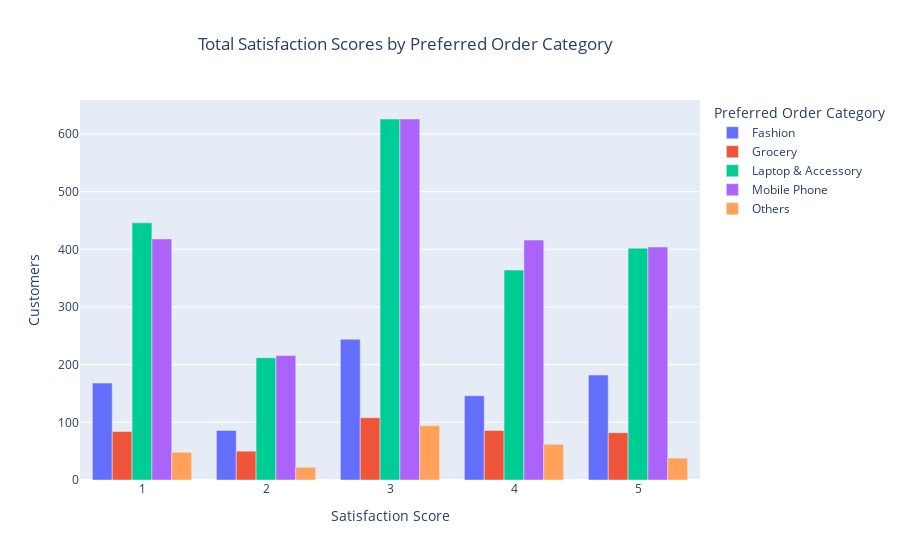

The notebook cell saved with this chart:
### Code cell
# Create a bar plot
fig = px.bar(satisfaction_by_cat,
             x='SatisfactionScore',
             y='Total',
             color='PreferedOrderCat',
             barmode='group',
             labels={'SatisfactionScore': 'Satisfaction Score', 'Total': 'Customers', 'PreferedOrderCat': 'Preferred Order Category'},
             title='Total Satisfaction Scores by Preferred Order Category',
             hover_data={'Percentage': ':.2f'})

# Update layout to add space between bars
fig.update_layout(xaxis=dict(tickmode='linear', dtick=1))
fig.update_layout(title={'x':0.45})

# Show the plot
fig.show()

### Figure 1 — Plotly figure (JSON) as saved in the notebook; plotly's stock layout.template omitted (floating-point values rounded to 4 significant figures)
{"data": [{"alignmentgroup": "True", "customdata": [[20.34], [10.41], [29.54], [17.68], [22.03]], "hovertemplate": "Preferred Order Category=Fashion<br>Satisfaction Score=%{x}<br>Customers=%{y}<br>Percentage=%{customdata[0]:.2f}<extra></extra>", "legendgroup": "Fashion", "marker": {"color": "#636efa", "pattern": {"shape": ""}}, "name": "Fashion", "offsetgroup": "Fashion", "orientation": "v", "showlegend": true, "textposition": "auto", "type": "bar", "x": [1, 2, 3, 4, 5], "xaxis": "x", "y": [168, 86, 244, 146, 182], "yaxis": "y"}, {"alignmentgroup": "True", "customdata": [[20.49], [12.2], [26.34], [20.98], [20]], "hovertemplate": "Preferred Order Category=Grocery<br>Satisfaction Score=%{x}<br>Customers=%{y}<br>Percentage=%{customdata[0]:.2f}<extra></extra>", "legendgroup": "Grocery", "marker": {"color": "#EF553B", "pattern": {"shape": ""}}, "name": "Grocery", "offsetgroup": "Grocery", "orientation": "v", "showlegend": true, "textposition": "auto", "type": "bar", "x": [1, 2, 3, 4, 5], "xaxis": "x", "y": [84, 50, 108, 86, 82], "yaxis": "y"}, {"alignmentgroup": "True", "customdata": [[21.76], [10.34], [30.54], [17.76], [19.61]], "hovertemplate": "Preferred Order Category=Laptop & Accessory<br>Satisfaction Score=%{x}<br>Customers=%{y}<br>Percentage=%{customdata[0]:.2f}<extra></extra>", "legendgroup": "Laptop & Accessory", "marker": {"color": "#00cc96", "pattern": {"shape": ""}}, "name": "Laptop & Accessory", "offsetgroup": "Laptop & Accessory", "orientation": "v", "showlegend": true, "textposition": "auto", "type": "bar", "x": [1, 2, 3, 4, 5], "xaxis": "x", "y": [446, 212, 626, 364, 402], "yaxis": "y"}, {"alignmentgroup": "True", "customdata": [[20.1], [10.38], [30.1], [20], [19.42]], "hovertemplate": "Preferred Order Category=Mobile Phone<br>Satisfaction Score=%{x}<br>Customers=%{y}<br>Percentage=%{customdata[0]:.2f}<extra></extra>", "legendgroup": "Mobile Phone", "marker": {"color": "#ab63fa", "pattern": {"shape": ""}}, "name": "Mobile Phone", "offsetgroup": "Mobile Phone", "orientation": "v", "showlegend": true, "textposition": "auto", "type": "bar", "x": [1, 2, 3, 4, 5], "xaxis": "x", "y": [418, 216, 626, 416, 404], "yaxis": "y"}, {"alignmentgroup": "True", "customdata": [[18.18], [8.333], [35.61], [23.48], [14.39]], "hovertemplate": "Preferred Order Category=Others<br>Satisfaction Score=%{x}<br>Customers=%{y}<br>Percentage=%{customdata[0]:.2f}<extra></extra>", "legendgroup": "Others", "marker": {"color": "#FFA15A", "pattern": {"shape": ""}}, "name": "Others", "offsetgroup": "Others", "orientation": "v", "showlegend": true, "textposition": "auto", "type": "bar", "x": [1, 2, 3, 4, 5], "xaxis": "x", "y": [48, 22, 94, 62, 38], "yaxis": "y"}], "layout": {"barmode": "group", "legend": {"title": {"text": "Preferred Order Category"}, "tracegroupgap": 0}, "title": {"text": "Total Satisfaction Scores by Preferred Order Category", "x": 0.45}, "xaxis": {"anchor": "y", "domain": [0, 1], "dtick": 1, "tickmode": "linear", "title": {"text": "Satisfaction Score"}}, "yaxis": {"anchor": "x", "domain": [0, 1], "title": {"text": "Customers"}}}}
